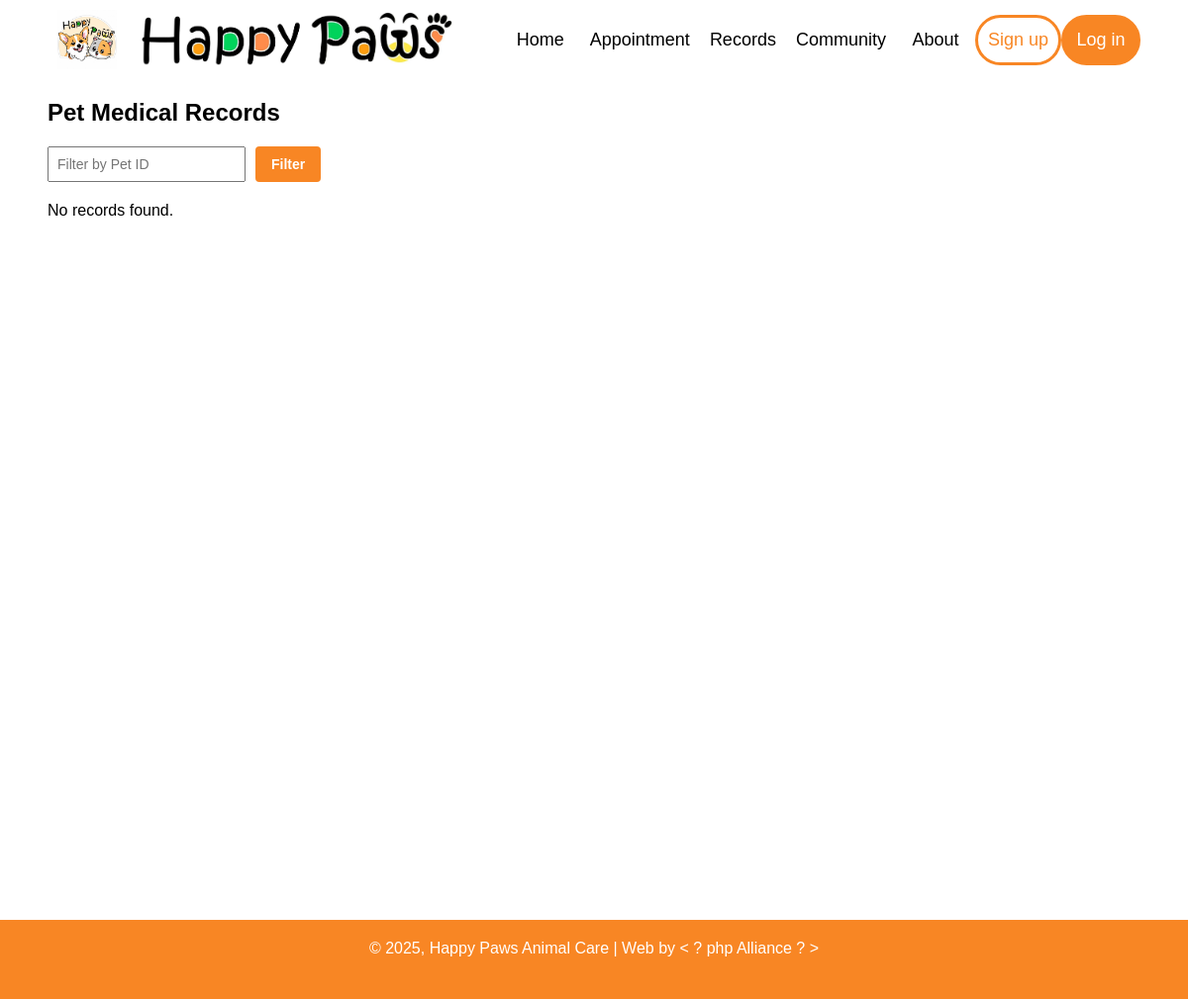
The page /records.php on the database as committed earlier.
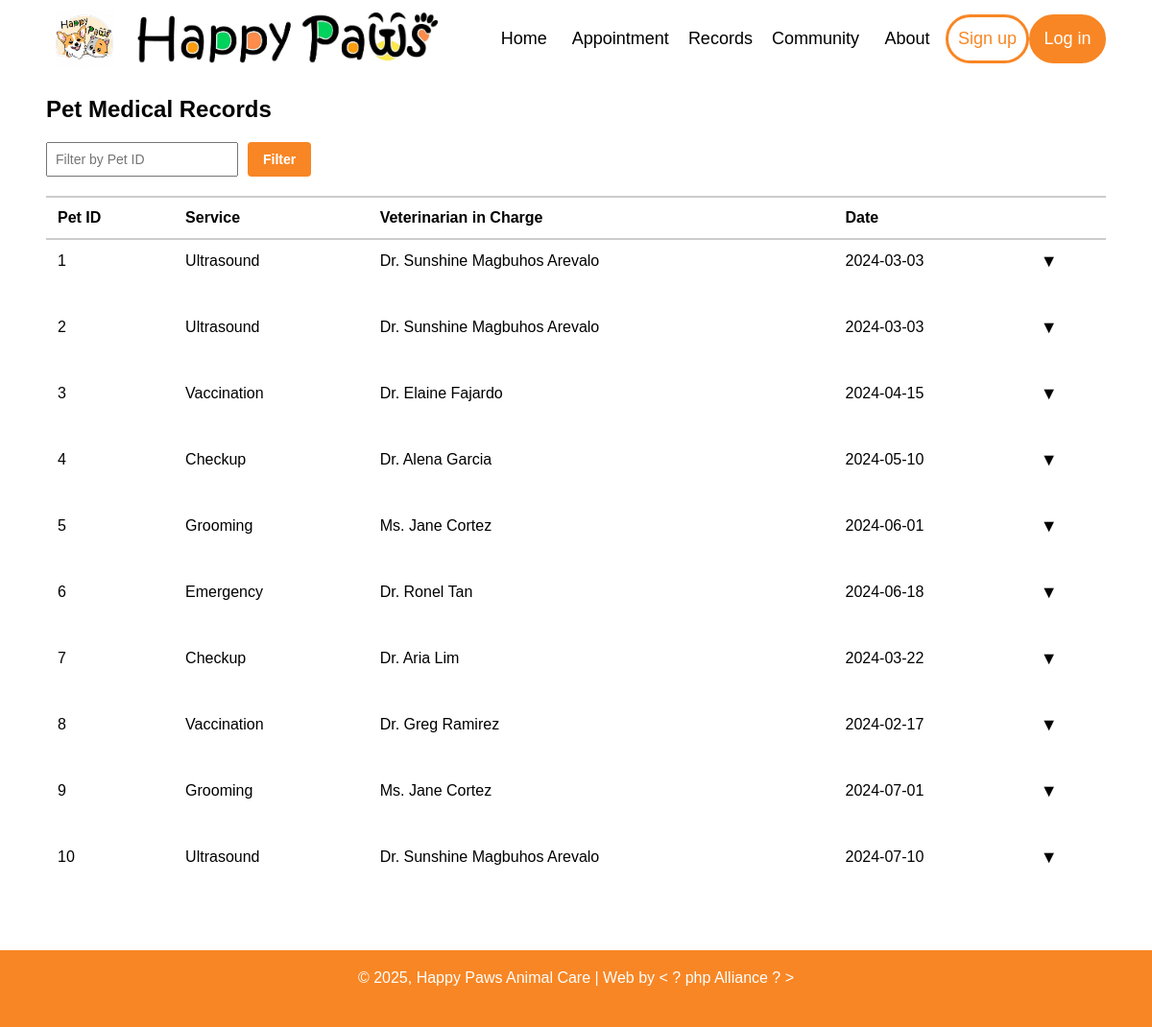
The same page on the database as committed later.
### tables this page shows
CREATE TABLE IF NOT EXISTS records (
    id INT AUTO_INCREMENT PRIMARY KEY,
    pet_id INT NOT NULL,
    service VARCHAR(100) NOT NULL,
    vet_in_charge VARCHAR(100) NOT NULL,
    visit_date DATE NOT NULL,
    detailed_report LONGTEXT,
    FOREIGN KEY (pet_id) REFERENCES pets(id) ON DELETE CASCADE
);

### records.php (the view, shortened to what this page needs)
<?php
include("includes/header.php");
$mysqli = new mysqli("localhost", "root", "", "happy_paws");
$filter = isset($_GET['pet_id']) ? (int)$_GET['pet_id'] : null;
$query = "SELECT * FROM records";
$result = $mysqli->query($query);
?>
<!DOCTYPE html>
<html>
<head>
    <link id="stylesheet" rel="stylesheet" href="css/style.css">
</head>
<body>
    <div class="page-wrapper">
        <main class="container">
            <h2>Pet Medical Records</h2>
            <form class="filter-form" method="GET" action="">
                <div class="filter-buttons">
                    <input type="number" name="pet_id" placeholder="Filter by Pet ID" value="<?= htmlspecialchars($filter) ?>">
                    <button type="submit" class="filter-btn">Filter</button>
                </div>
            </form>
            <?php if ($result && $result->num_rows > 0): ?>
                <table>
                    <thead>
                        <tr>
                            <th>Pet ID</th>
                            <th>Service</th>
                            <th>Veterinarian in Charge</th>
                            <th>Date</th>
                            <th></th>
                        </tr>
                    </thead>
                    <tbody>
                        <?php while ($row = $result->fetch_assoc()): ?>
                            <tr>
                                <td><?= htmlspecialchars($row['pet_id']) ?></td>
                                <td><?= htmlspecialchars($row['service']) ?></td>
                                <td><?= htmlspecialchars($row['vet_in_charge']) ?></td>
                                <td><?= htmlspecialchars($row['visit_date']) ?></td>
                                <td class="toggle-arrow" onclick="toggleDetails(this)">&#x25BC;</td>
                            </tr>
                            <tr class="details-row">
                                <td colspan="5">
                                </td>
                            </tr>
                        <?php endwhile; ?>
                    </tbody>
                </table>
            <?php else: ?>
                <p>No records found.</p>
            <?php endif; ?>
        </main>
    </div>
    <?php include_once("includes/footer.php"); ?>
</body>
</html>

### includes/header.php (shortened to what this page needs)
<header id="main-header">
    <div class="container">
        <section class="top-bar" style="display: flex; align-items: center; justify-content: space-between;">
            <div style="flex: 1; display: flex; align-items: center; gap: 20px;">
                <a class="title" href="/AppPaws/index.php" style="display: flex; align-items: center; gap: 10px;">
                    <img src="/AppPaws/assets/logo.png" alt="Logo" style="height:60px; width:auto; display:block;">
                    <img src="/AppPaws/assets/title.jpg" alt="Title" style="height:60px; width:auto; display:block;">
                </a>
            </div>
            <div class="header-right" style="flex: 2; display: flex; justify-content: flex-end; align-items: center;">
                <?php
                $current = basename($_SERVER['PHP_SELF']);
                ?>
                <a href="/AppPaws/index.php" class="<?php echo ($current == 'index.php') ? 'active' : ''; ?>">Home</a>
                <?php if (isset($_SESSION["fname"])): ?>
                    <a href="/AppPaws/appointment.php" class="<?php echo ($current == 'appointment.php') ? 'active' : ''; ?>">Appointment</a>
                <?php else: ?>
                    <a onclick="showRegister()">Appointment</a>
                <?php endif; ?>
                <?php if (isset($_SESSION["fname"])): ?>
                    <a href="/AppPaws/records.php" class="<?php echo ($current == 'records.php') ? 'active' : ''; ?>">Records</a>
                <?php else: ?>
                    <a onclick="showRegister()">Records</a>
                <?php endif; ?>
                <?php if (isset($_SESSION["fname"])): ?>
                    <a href="/AppPaws/community.php" class="<?php echo ($current == 'community.php') ? 'active' : ''; ?>">Community</a>
                <?php else: ?>
                    <a onclick="showRegister()">Community</a>
                <?php endif; ?>
                <a href="/AppPaws/about.php" class="<?php echo ($current == 'about.php') ? 'active' : ''; ?>">About</a>
                <?php if (isset($_SESSION["fname"])): ?>
                    <a>User: <?php echo $_SESSION["fname"] . $_SESSION["lname"]; ?></a>
                    <form id="myform" action="/AppPaws/accounts/logout.php" method="post" style="margin:0; padding:0; border:none; background:none; display:inline;">
                        <button id="logout" type="submit">Log out</button>
                    </form>
                <?php else: ?>
                    <a id="signup" onclick="showRegister()">Sign up</a>
                    <a id="login" onclick="showLogin()">Log in</a>
                <?php endif; ?>
            </div>
        </section>
    </div>
</header>

### includes/footer.php
<footer id="main-footer">
    <div class="top-bar" style="justify-content: center;">
        <div>
        © 2025, Happy Paws Animal Care | Web by < ? php Alliance ? >
        </div>
    </div>
</footer>

### css/style.css (style rules this page uses)
* { box-sizing: border-box; }
body { margin: 0; font-family: sans-serif; }
.container { width: 92%; margin: auto; height: 100%; }
header, footer { height: 80px; overflow: hidden; background-color: white; }
header a { float: left; color: black; text-align: center; text-decoration: none; font-size: 18px; line-height: 25px; border-radius: 4px; min-width: 80px; padding: 10px; }
header a.title { font-size: 25px; font-weight: bold; }
header a.title img { display: block; height: 60px; margin: 0 auto; }
.header-right { float: right; }
header a.title { background: none !important; color: inherit !important; }
footer { background-color: #f88624 !important; color: white !important; text-align: center; padding: 20px; width: 100%; margin-top: 50px; }
html, body { height: 100%; margin: 0; }
.page-wrapper { display: flex; flex-direction: column; min-height: 100vh; }
.page-wrapper > main { flex: 1; }
#logout, #login, #signup { border: solid #f88624; border-radius: 30px; transition: background 0.2s, border 0.2s; }
#logout, #login { background-color: #f88624; color: white; }
#signup { background-color: white; color: #f88624; }
.filter-form { margin-bottom: 20px; }
input[type="number"] { padding: 8px; font-size: 14px; width: 200px; }
button { padding: 8px 12px; background-color: #f88624; border: none; color: white; cursor: pointer; }
table { width: 100%; border-collapse: collapse; background-color: white; }
thead th { text-align: left; padding: 12px; border-top: 2px solid #ccc; border-bottom: 2px solid #ccc; }
tbody td { padding: 12px; border: none; }
.toggle-arrow { cursor: pointer; font-size: 18px; }
.filter-buttons { display: flex; gap: 10px; }
.filter-btn { background-color: #f88624; border: none; color: white; padding: 8px 16px; cursor: pointer; border-radius: 4px; text-decoration: none; font-weight: bold; transition: background-color 0.3s; }
.filter-btn, .reset-btn { font-family: inherit; font-size: 14px; font-weight: bold; }

Rows that differ between the two databases and show on the page:
added records: pet "1", service "Ultrasound", vet_in_charge "Dr. Sunshine Magbuhos Arevalo", visit_date "2024-03-03"
added records: pet "2", service "Ultrasound", vet_in_charge "Dr. Sunshine Magbuhos Arevalo", visit_date "2024-03-03"
added records: pet "3", service "Vaccination", vet_in_charge "Dr. Elaine Fajardo", visit_date "2024-04-15"
added records: pet "4", service "Checkup", vet_in_charge "Dr. Alena Garcia", visit_date "2024-05-10"
added records: pet "5", service "Grooming", vet_in_charge "Ms. Jane Cortez", visit_date "2024-06-01"
added records: pet "6", service "Emergency", vet_in_charge "Dr. Ronel Tan", visit_date "2024-06-18"
added records: pet "7", service "Checkup", vet_in_charge "Dr. Aria Lim", visit_date "2024-03-22"
added records: pet "8", service "Vaccination", vet_in_charge "Dr. Greg Ramirez", visit_date "2024-02-17"
added records: pet "9", service "Grooming", vet_in_charge "Ms. Jane Cortez", visit_date "2024-07-01"
added records: pet "10", service "Ultrasound", vet_in_charge "Dr. Sunshine Magbuhos Arevalo", visit_date "2024-07-10"
Other text that changed with them:
text no longer shown: "No records found."
text now shown: "Pet ID Service Veterinarian in Charge Date"
